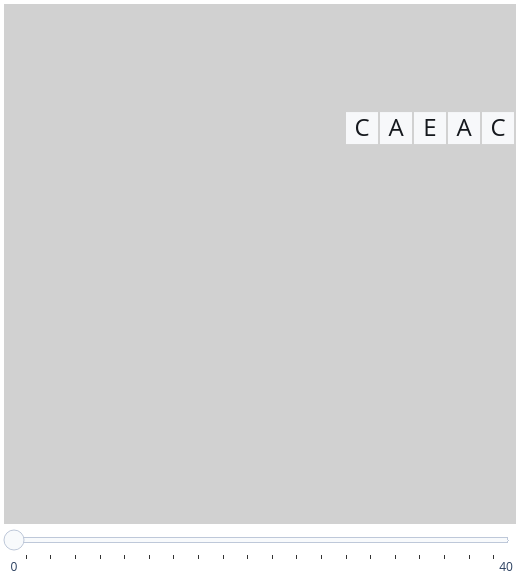

The cell this chart's notebook holds for it:
### Markdown cell above
## Construction sequence

### Code cell
animate_scenario_2d(scenario)

### Figure 1 — Plotly figure (JSON) as saved in the notebook; plotly's stock layout.template omitted (floating-point values rounded to 4 significant figures)
{"data": [{"colorscale": [[0, "#f7f8fa"], [0.499, "#f7f8fa"], [0.5, "#77adff"], [1, "#77adff"]], "customdata": [[[[-2, 0], "0"], [[-1, 0], "0"], [[0, 0], "0"], [[1, 0], "0"], [[2, 0], "0"]]], "hoverongaps": false, "hovertemplate": "coord=%{customdata[0]}<br>symbol=%{text}<br>axes=%{customdata[1]}<extra></extra>", "showscale": false, "text": [["C", "A", "E", "A", "C"]], "textfont": {"color": "#15181d", "size": 24}, "texttemplate": "%{text}", "type": "heatmap", "x": [-2, -1, 0, 1, 2], "xgap": 2, "y": [0], "ygap": 2, "z": [[0, 0, 0, 0, 0]], "zmax": 1, "zmin": 0}], "layout": {"dragmode": "pan", "height": 576, "margin": {"b": 36, "l": 4, "r": 4, "t": 4}, "paper_bgcolor": "white", "plot_bgcolor": "#d1d1d1", "showlegend": false, "sliders": [{"currentvalue": {"visible": false}, "pad": {"t": 6}, "steps": [{"args": [["0"], {"frame": {"duration": 0, "redraw": true}, "mode": "immediate"}], "label": "0", "method": "animate"}, {"args": [["1"], {"frame": {"duration": 0, "redraw": true}, "mode": "immediate"}], "label": "", "method": "animate"}, {"args": [["2"], {"frame": {"duration": 0, "redraw": true}, "mode": "immediate"}], "label": "", "method": "animate"}, {"args": [["3"], {"frame": {"duration": 0, "redraw": true}, "mode": "immediate"}], "label": "", "method": "animate"}, {"args": [["4"], {"frame": {"duration": 0, "redraw": true}, "mode": "immediate"}], "label": "", "method": "animate"}, {"args": [["5"], {"frame": {"duration": 0, "redraw": true}, "mode": "immediate"}], "label": "", "method": "animate"}, {"args": [["6"], {"frame": {"duration": 0, "redraw": true}, "mode": "immediate"}], "label": "", "method": "animate"}, {"args": [["7"], {"frame": {"duration": 0, "redraw": true}, "mode": "immediate"}], "label": "", "method": "animate"}, {"args": [["8"], {"frame": {"duration": 0, "redraw": true}, "mode": "immediate"}], "label": "", "method": "animate"}, {"args": [["9"], {"frame": {"duration": 0, "redraw": true}, "mode": "immediate"}], "label": "", "method": "animate"}, {"args": [["10"], {"frame": {"duration": 0, "redraw": true}, "mode": "immediate"}], "label": "", "method": "animate"}, {"args": [["11"], {"frame": {"duration": 0, "redraw": true}, "mode": "immediate"}], "label": "", "method": "animate"}, {"args": [["12"], {"frame": {"duration": 0, "redraw": true}, "mode": "immediate"}], "label": "", "method": "animate"}, {"args": [["13"], {"frame": {"duration": 0, "redraw": true}, "mode": "immediate"}], "label": "", "method": "animate"}, {"args": [["14"], {"frame": {"duration": 0, "redraw": true}, "mode": "immediate"}], "label": "", "method": "animate"}, {"args": [["15"], {"frame": {"duration": 0, "redraw": true}, "mode": "immediate"}], "label": "", "method": "animate"}, {"args": [["16"], {"frame": {"duration": 0, "redraw": true}, "mode": "immediate"}], "label": "", "method": "animate"}, {"args": [["17"], {"frame": {"duration": 0, "redraw": true}, "mode": "immediate"}], "label": "", "method": "animate"}, {"args": [["18"], {"frame": {"duration": 0, "redraw": true}, "mode": "immediate"}], "label": "", "method": "animate"}, {"args": [["19"], {"frame": {"duration": 0, "redraw": true}, "mode": "immediate"}], "label": "", "method": "animate"}, {"args": [["20"], {"frame": {"duration": 0, "redraw": true}, "mode": "immediate"}], "label": "", "method": "animate"}, {"args": [["21"], {"frame": {"duration": 0, "redraw": true}, "mode": "immediate"}], "label": "", "method": "animate"}, {"args": [["22"], {"frame": {"duration": 0, "redraw": true}, "mode": "immediate"}], "label": "", "method": "animate"}, {"args": [["23"], {"frame": {"duration": 0, "redraw": true}, "mode": "immediate"}], "label": "", "method": "animate"}, {"args": [["24"], {"frame": {"duration": 0, "redraw": true}, "mode": "immediate"}], "label": "", "method": "animate"}, {"args": [["25"], {"frame": {"duration": 0, "redraw": true}, "mode": "immediate"}], "label": "", "method": "animate"}, {"args": [["26"], {"frame": {"duration": 0, "redraw": true}, "mode": "immediate"}], "label": "", "method": "animate"}, {"args": [["27"], {"frame": {"duration": 0, "redraw": true}, "mode": "immediate"}], "label": "", "method": "animate"}, {"args": [["28"], {"frame": {"duration": 0, "redraw": true}, "mode": "immediate"}], "label": "", "method": "animate"}, {"args": [["29"], {"frame": {"duration": 0, "redraw": true}, "mode": "immediate"}], "label": "", "method": "animate"}, {"args": [["30"], {"frame": {"duration": 0, "redraw": true}, "mode": "immediate"}], "label": "", "method": "animate"}, {"args": [["31"], {"frame": {"duration": 0, "redraw": true}, "mode": "immediate"}], "label": "", "method": "animate"}, {"args": [["32"], {"frame": {"duration": 0, "redraw": true}, "mode": "immediate"}], "label": "", "method": "animate"}, {"args": [["33"], {"frame": {"duration": 0, "redraw": true}, "mode": "immediate"}], "label": "", "method": "animate"}, {"args": [["34"], {"frame": {"duration": 0, "redraw": true}, "mode": "immediate"}], "label": "", "method": "animate"}, {"args": [["35"], {"frame": {"duration": 0, "redraw": true}, "mode": "immediate"}], "label": "", "method": "animate"}, {"args": [["36"], {"frame": {"duration": 0, "redraw": true}, "mode": "immediate"}], "label": "", "method": "animate"}, {"args": [["37"], {"frame": {"duration": 0, "redraw": true}, "mode": "immediate"}], "label": "", "method": "animate"}, {"args": [["38"], {"frame": {"duration": 0, "redraw": true}, "mode": "immediate"}], "label": "", "method": "animate"}, {"args": [["39"], {"frame": {"duration": 0, "redraw": true}, "mode": "immediate"}], "label": "", "method": "animate"}, {"args": [["40"], {"frame": {"duration": 0, "redraw": true}, "mode": "immediate"}], "label": "40", "method": "animate"}], "ticklen": 0}], "width": 520, "xaxis": {"range": [-12.53, 2.53], "scaleanchor": "y", "scaleratio": 1, "showgrid": false, "showticklabels": false, "visible": false, "zeroline": false}, "yaxis": {"range": [-11.53, 3.53], "showgrid": false, "showticklabels": false, "visible": false, "zeroline": false}}}
